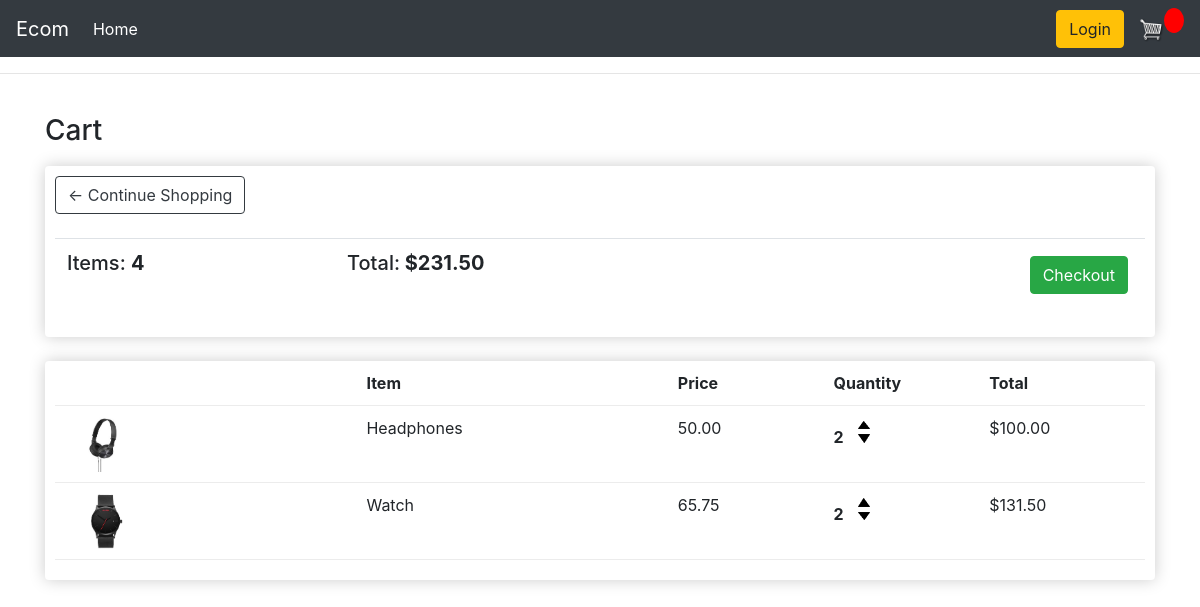
/cart/ (signed in), run on an earlier commit of the app's database.
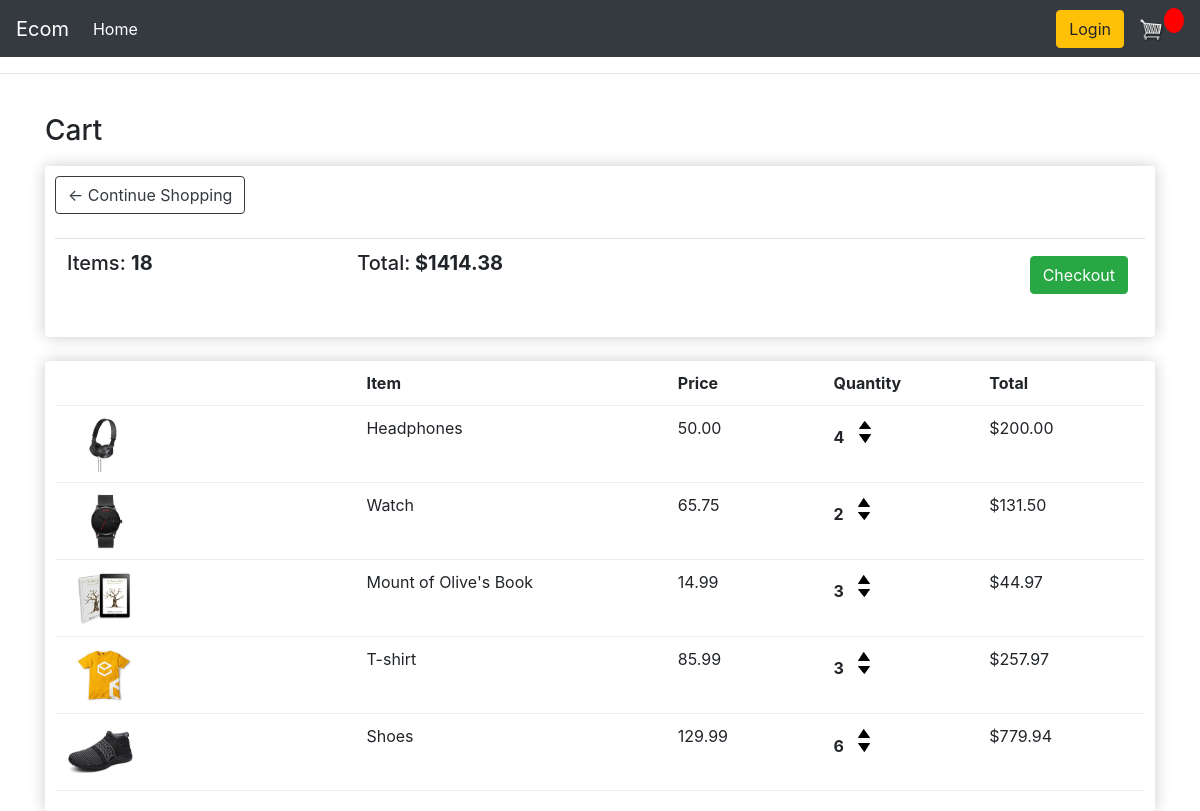
And on a later commit of the database.
### store/models.py (models this page shows, shortened)
class Order(models.Model):
    customer = models.ForeignKey(Customer, on_delete=models.SET_NULL, blank=True, null=True)
    date_ordered = models.DateTimeField(auto_now_add=True)
    complete = models.BooleanField(default=False, null=True, blank=False)
    transaction_id = models.CharField(max_length=200, null=True)
    @property
    def get_cart_total(self):
        orderitems = self.orderitem_set.all()
        total = sum([item.get_total for item in orderitems])
        return total
    @property
    def get_cart_items(self):
        orderitems = self.orderitem_set.all()
        total = sum([item.quantity for item in orderitems])
        return total

class OrderItem(models.Model):
    product = models.ForeignKey(Product, on_delete=models.SET_NULL, blank=True, null=True)
    order = models.ForeignKey(Order, on_delete=models.SET_NULL, blank=True, null=True)
    quantity = models.IntegerField(default=0, null=True, blank=True)
    date_added = models.DateTimeField(auto_now_add=True)
    @property
    def get_total(self):
        total = self.product.price * self.quantity
        return total

class Product(models.Model):
    name = models.CharField(max_length=200, null=True)
    price = models.FloatField()
    digital = models.BooleanField(default=False, null=True, blank=False)
    image = models.ImageField(null=True, blank=True)
    @property
    def imageURL(self):
        try:
            url = self.image.url
        except:
            url = ''
        return url

### store/views.py (the view)
# urls.py: path('cart/', views.cart, name="cart"),
def cart(request):
    if request.user.is_authenticated:
        customer = request.user.customer
        order, created = Order.objects.get_or_create(customer=customer,complete=False)
        items = order.orderitem_set.all()
    else:
        items = []
        order = {'get_cart_total':0, 'get_cart_items':0}
    context = {'items':items, 'order':order}
    return render(request, 'store/cart.html', context)

### store/templates/store/cart.html (shortened to what this page needs)
{% extends 'store/main.html' %}
{% load static %}
{% block content %}
     <h3>Cart</h3>
     <div class="row">
        <div class="col-lg-12">
            <div class="box-element">
                <a  class="btn btn-outline-dark" href="{% url 'store' %}">&#x2190; Continue Shopping</a>
                    <br>
                    <br>
                    <table class="table">
                        <tr>
                            <th><h5>Items: <strong>{{order.get_cart_items}}</strong></h5></th>
                            <th><h5>Total:<strong> ${{order.get_cart_total|floatformat:2}}</strong></h5></th>
                            <th>
                                <a  style="float:right; margin:5px;" class="btn btn-success" href="{% url 'checkout' %}">Checkout</a>
                            </th>
                        </tr>
                    </table>
            </div>
            <br>
            <div class="box-element">
                <div class="cart-row">
                    <div style="flex:2"></div>
                    <div style="flex:2"><strong>Item</strong></div>
                    <div style="flex:1"><strong>Price</strong></div>
                    <div style="flex:1"><strong>Quantity</strong></div>
                    <div style="flex:1"><strong>Total</strong></div>
                </div>
                {% for item in items %}
                <div class="cart-row">
                    <div style="flex:2"><img class="row-image" src="{{item.product.imageURL}}"></div>
                    <div style="flex:2"><p>{{item.product.name}}</p></div>
                    <div style="flex:1"><p>{{item.product.price|floatformat:2}}</p></div>
                    <div style="flex:1">
                        <p class="quantity">{{item.quantity}}</p>
                        <div class="quantity">
                            <img class="chg-quantity" src="{% static  'images/arrow-up.png' %}">
                            <img class="chg-quantity" src="{% static  'images/arrow-down.png' %}">
                        </div>
                    </div>
                    <div style="flex:1"><p>${{item.get_total|floatformat:2}}</p></div>
                </div>
                {% endfor %}
            </div>
        </div>
    </div>
{% endblock content %}

### store/templates/store/main.html (shortened to what this page needs)
<!DOCTYPE html>
{% load static %}
<html lang="en">
<head>
    <link rel="stylesheet" type="text/css" href="{% static 'css/main.css' %}">
</head>
<body>
        <nav class="navbar navbar-expand-lg navbar-dark bg-dark">
            <a class="navbar-brand" href="#">Ecom</a>
            <div class="collapse navbar-collapse" id="navbarSupportedContent">
                <ul class="navbar-nav mr-auto">
                    <li class="nav-item active">
                    <a class="nav-link" href="#">Home <span class="sr-only">(current)</span></a>
                    </li>
                </ul>
                <div class="form-inline my-2 my-lg-0">
                    <a href="#"class="btn btn-warning">Login</a>
                    <a href="{% url 'cart' %}">
                       <img  id="cart-icon" src="{% static 'images/cart.png' %}">
                   </a>
                   <p id="cart-total">{{cartItems}}</p>
               </div>
            </div>
        </nav>
    <hr>
    <div class="container">
            <br>
            {% block content %}
            {% endblock content %}
    </div>
        <link rel="stylesheet" href="https://maxcdn.bootstrapcdn.com/bootstrap/4.0.0/css/bootstrap.min.css">
</body>
</body>
</html>

### static/css/main.css (style rules this page uses)
body { background-color: hsl(0, 0%, 98%); }
h1,h2,h3,h4,h5,h6 { color:hsl(0, 0%, 30%); }
.box-element { box-shadow:hsl(0, 0%, 80%) 0 0 16px; background-color: #fff; border-radius: 4px; padding: 10px; }
.bg-dark { background-color: #4f868c!important; }
#cart-icon { width:25px; display: inline-block; margin-left: 15px; }
#cart-total { display: block; text-align: center; color:#fff; background-color: red; width: 20px; height: 25px; border-radius: 50%; font-size: 14px; }
.col-lg-4, .col-lg-6, .col-lg-8, .col-lg-12 { margin-top: 10px; }
.btn { border-radius: 0; }
.row-image { width: 100px; }
.cart-row { display: flex; align-items: flex-stretch; padding-bottom: 10px; margin-bottom: 10px; border-bottom: 1px solid #ececec; }
.quantity { display: inline-block; font-weight: 700; padding-right:10px; }
.chg-quantity { width: 12px; cursor: pointer; display: block; margin-top: 5px; transition:.1s; }

What changed in the data, as far as the page shows it:
changed through a linked row, Order: get_cart_items "4" → "18"; get_cart_total "231.50" → "1414.38"
changed OrderItem "Headphones": quantity "2" → "4"; get_total "100.00" → "200.00"
added OrderItem: product.imageURL (picture), product.name "Mount of Olive's Book", product.price "14.99", quantity "3", get_total "44.97"
added OrderItem: product.imageURL (picture), product.name "T-shirt", product.price "85.99", quantity "3", get_total "257.97"
added OrderItem: product.imageURL (picture), product.name "Shoes", product.price "129.99", quantity "6", get_total "779.94"
